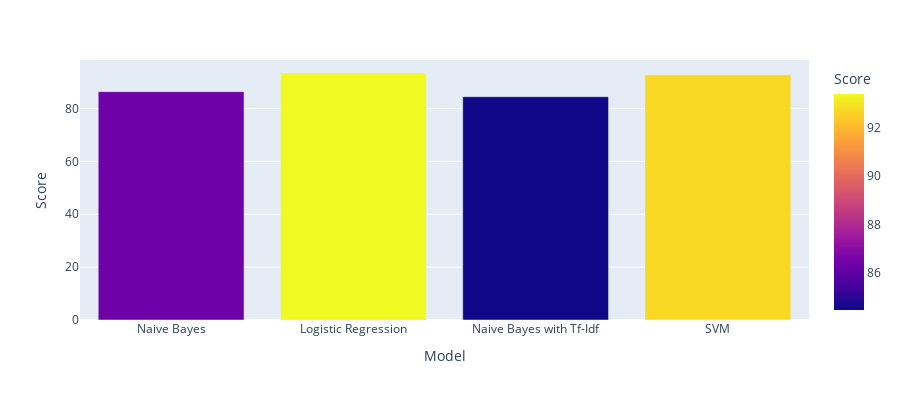

Write notebook code for a chart like this one.
### Markdown cell above
# Comparing the Models

### Code cell
# compare the accuracy of the models
models = pd.DataFrame({
    'Model': ['Naive Bayes', 'Logistic Regression', 'Naive Bayes with Tf-Idf', 'SVM'],
    'Score': [naive_bayes_accuracy, logistic_regression_accuracy, naive_bayes_accuracy_tf_idf, svm_accuracy]
})
models.sort_values(by='Score', ascending=False)

# plot the accuracy of the models using plotly
fig = px.bar(models, x='Model', y='Score', color='Score', height=400)
fig.show()

### Figure 1 — Plotly figure (JSON) as saved in the notebook; plotly's stock layout.template omitted (floating-point values rounded to 4 significant figures)
{"data": [{"alignmentgroup": "True", "hovertemplate": "Model=%{x}<br>Score=%{marker.color}<extra></extra>", "legendgroup": "", "marker": {"color": [86.34, 93.4, 84.45, 92.73], "coloraxis": "coloraxis"}, "name": "", "offsetgroup": "", "orientation": "v", "showlegend": false, "textposition": "auto", "type": "bar", "x": ["Naive Bayes", "Logistic Regression", "Naive Bayes with Tf-Idf", "SVM"], "xaxis": "x", "y": [86.34, 93.4, 84.45, 92.73], "yaxis": "y"}], "layout": {"barmode": "relative", "coloraxis": {"colorbar": {"title": {"text": "Score"}}, "colorscale": [[0, "#0d0887"], [0.1111, "#46039f"], [0.2222, "#7201a8"], [0.3333, "#9c179e"], [0.4444, "#bd3786"], [0.5556, "#d8576b"], [0.6667, "#ed7953"], [0.7778, "#fb9f3a"], [0.8889, "#fdca26"], [1, "#f0f921"]]}, "height": 400, "legend": {"tracegroupgap": 0}, "margin": {"t": 60}, "xaxis": {"anchor": "y", "domain": [0, 1], "title": {"text": "Model"}}, "yaxis": {"anchor": "x", "domain": [0, 1], "title": {"text": "Score"}}}}
